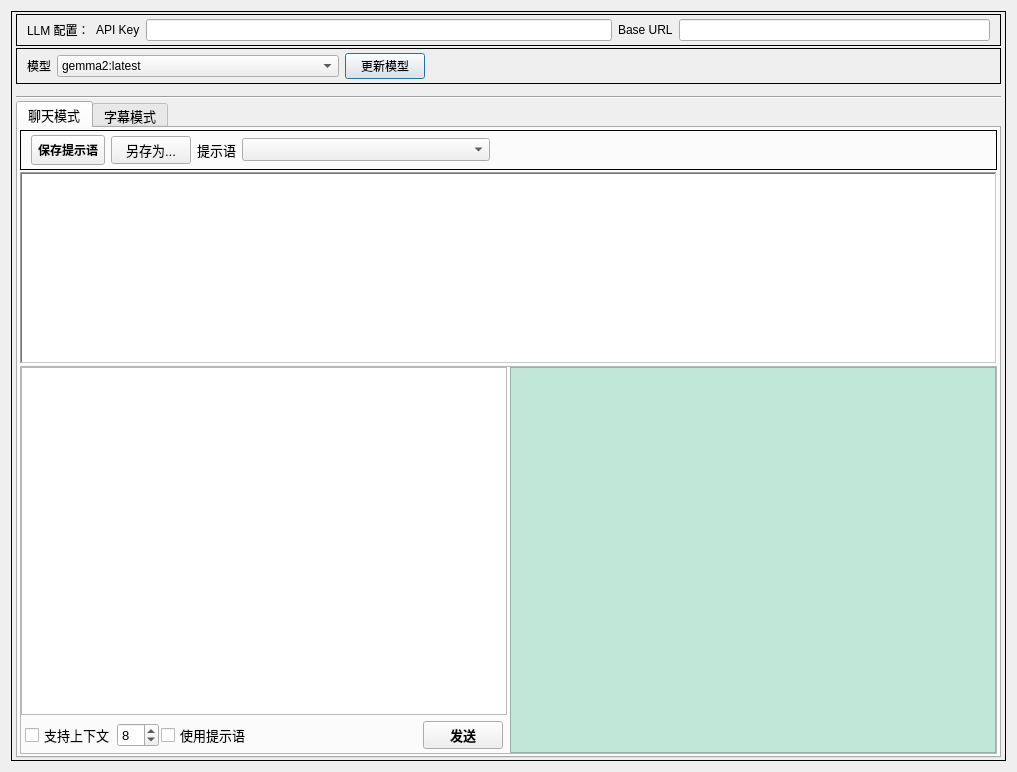
<?xml version="1.0" encoding="UTF-8"?>
<ui version="4.0">
 <class>dlgLlmChecker</class>
 <widget class="QDialog" name="dlgLlmChecker">
  <property name="geometry">
   <rect>
    <x>0</x>
    <y>0</y>
    <width>1017</width>
    <height>772</height>
   </rect>
  </property>
  <property name="windowTitle">
   <string>LLM 检测器</string>
  </property>
  <property name="layoutDirection">
   <enum>Qt::LeftToRight</enum>
  </property>
  <layout class="QVBoxLayout" name="verticalLayout_2">
   <item>
    <widget class="QFrame" name="freSetting">
     <property name="frameShape">
      <enum>QFrame::Panel</enum>
     </property>
     <layout class="QVBoxLayout" name="vlytSetting" stretch="0,0,0,0,2">
      <property name="spacing">
       <number>2</number>
      </property>
      <property name="sizeConstraint">
       <enum>QLayout::SetMinAndMaxSize</enum>
      </property>
      <property name="leftMargin">
       <number>4</number>
      </property>
      <property name="topMargin">
       <number>2</number>
      </property>
      <property name="rightMargin">
       <number>4</number>
      </property>
      <property name="bottomMargin">
       <number>2</number>
      </property>
      <item>
       <widget class="QFrame" name="freLLM">
        <property name="frameShape">
         <enum>QFrame::Panel</enum>
        </property>
        <layout class="QHBoxLayout" name="hlytLLM" stretch="0,0,3,0,2">
         <property name="leftMargin">
          <number>10</number>
         </property>
         <property name="topMargin">
          <number>4</number>
         </property>
         <property name="rightMargin">
          <number>10</number>
         </property>
         <property name="bottomMargin">
          <number>4</number>
         </property>
         <item>
          <widget class="QLabel" name="lblLLM">
           <property name="text">
            <string>LLM 配置：</string>
           </property>
          </widget>
         </item>
         <item>
          <widget class="QLabel" name="lblApiKey">
           <property name="text">
            <string>API Key</string>
           </property>
          </widget>
         </item>
         <item>
          <widget class="QLineEdit" name="edtAPiKey"/>
         </item>
         <item>
          <widget class="QLabel" name="lblBaseUrl">
           <property name="text">
            <string>Base URL</string>
           </property>
          </widget>
         </item>
         <item>
          <widget class="QLineEdit" name="edtBaseUrl"/>
         </item>
        </layout>
       </widget>
      </item>
      <item>
       <widget class="QFrame" name="freTranslate">
        <property name="frameShape">
         <enum>QFrame::Panel</enum>
        </property>
        <layout class="QHBoxLayout" name="hlytTranslate" stretch="0,1,0,2">
         <property name="leftMargin">
          <number>10</number>
         </property>
         <property name="topMargin">
          <number>4</number>
         </property>
         <property name="rightMargin">
          <number>10</number>
         </property>
         <property name="bottomMargin">
          <number>4</number>
         </property>
         <item>
          <widget class="QLabel" name="lblLlmModel">
           <property name="text">
            <string>模型</string>
           </property>
          </widget>
         </item>
         <item>
          <widget class="QComboBox" name="cbbLlmModel">
           <property name="sizePolicy">
            <sizepolicy hsizetype="Preferred" vsizetype="Fixed">
             <horstretch>10</horstretch>
             <verstretch>10</verstretch>
            </sizepolicy>
           </property>
           <item>
            <property name="text">
             <string>gemma2:latest</string>
            </property>
           </item>
          </widget>
         </item>
         <item>
          <widget class="QPushButton" name="btnLlmRefresh">
           <property name="text">
            <string>更新模型</string>
           </property>
           <property name="icon">
            <iconset>
             <normaloff>../../resources/images/icons/更新.png</normaloff>../../resources/images/icons/更新.png</iconset>
           </property>
          </widget>
         </item>
         <item>
          <spacer name="horizontalSpacer_3">
           <property name="orientation">
            <enum>Qt::Horizontal</enum>
           </property>
           <property name="sizeHint" stdset="0">
            <size>
             <width>40</width>
             <height>20</height>
            </size>
           </property>
          </spacer>
         </item>
        </layout>
       </widget>
      </item>
      <item>
       <spacer name="verticalSpacer">
        <property name="orientation">
         <enum>Qt::Vertical</enum>
        </property>
        <property name="sizeHint" stdset="0">
         <size>
          <width>20</width>
          <height>10</height>
         </size>
        </property>
       </spacer>
      </item>
      <item>
       <widget class="Line" name="line">
        <property name="orientation">
         <enum>Qt::Horizontal</enum>
        </property>
       </widget>
      </item>
      <item>
       <widget class="QTabWidget" name="tabwtLLM">
        <property name="sizePolicy">
         <sizepolicy hsizetype="Preferred" vsizetype="Preferred">
          <horstretch>0</horstretch>
          <verstretch>0</verstretch>
         </sizepolicy>
        </property>
        <property name="font">
         <font>
          <pointsize>10</pointsize>
          <bold>false</bold>
         </font>
        </property>
        <property name="currentIndex">
         <number>0</number>
        </property>
        <widget class="QWidget" name="tabChat">
         <attribute name="title">
          <string>聊天模式</string>
         </attribute>
         <layout class="QVBoxLayout" name="verticalLayout">
          <property name="spacing">
           <number>2</number>
          </property>
          <property name="leftMargin">
           <number>2</number>
          </property>
          <property name="topMargin">
           <number>2</number>
          </property>
          <property name="rightMargin">
           <number>2</number>
          </property>
          <property name="bottomMargin">
           <number>2</number>
          </property>
          <item>
           <widget class="QFrame" name="horizontalFrame">
            <property name="frameShape">
             <enum>QFrame::Box</enum>
            </property>
            <layout class="QHBoxLayout" name="horizontalLayout_4" stretch="0,0,0,1,2">
             <property name="leftMargin">
              <number>10</number>
             </property>
             <property name="topMargin">
              <number>4</number>
             </property>
             <property name="bottomMargin">
              <number>4</number>
             </property>
             <item>
              <widget class="QToolButton" name="btnSavePrompt">
               <property name="sizePolicy">
                <sizepolicy hsizetype="Fixed" vsizetype="Fixed">
                 <horstretch>0</horstretch>
                 <verstretch>0</verstretch>
                </sizepolicy>
               </property>
               <property name="minimumSize">
                <size>
                 <width>0</width>
                 <height>30</height>
                </size>
               </property>
               <property name="font">
                <font>
                 <family>宋体</family>
                 <pointsize>9</pointsize>
                 <bold>true</bold>
                </font>
               </property>
               <property name="toolTipDuration">
                <number>-1</number>
               </property>
               <property name="layoutDirection">
                <enum>Qt::LeftToRight</enum>
               </property>
               <property name="text">
                <string>保存提示语</string>
               </property>
               <property name="icon">
                <iconset>
                 <normaloff>../../resources/images/icons/保存.png</normaloff>../../resources/images/icons/保存.png</iconset>
               </property>
               <property name="autoRepeatInterval">
                <number>100</number>
               </property>
               <property name="popupMode">
                <enum>QToolButton::DelayedPopup</enum>
               </property>
               <property name="toolButtonStyle">
                <enum>Qt::ToolButtonTextBesideIcon</enum>
               </property>
               <property name="autoRaise">
                <bool>false</bool>
               </property>
               <property name="arrowType">
                <enum>Qt::NoArrow</enum>
               </property>
              </widget>
             </item>
             <item>
              <widget class="QPushButton" name="btnSaveAs">
               <property name="text">
                <string>另存为...</string>
               </property>
              </widget>
             </item>
             <item>
              <widget class="QLabel" name="lblPrompt">
               <property name="text">
                <string>提示语</string>
               </property>
              </widget>
             </item>
             <item>
              <widget class="QComboBox" name="cbbPrompt"/>
             </item>
             <item>
              <spacer name="horizontalSpacer_4">
               <property name="orientation">
                <enum>Qt::Horizontal</enum>
               </property>
               <property name="sizeHint" stdset="0">
                <size>
                 <width>40</width>
                 <height>20</height>
                </size>
               </property>
              </spacer>
             </item>
            </layout>
           </widget>
          </item>
          <item>
           <widget class="QTextEdit" name="txtPrompt">
            <property name="sizePolicy">
             <sizepolicy hsizetype="Preferred" vsizetype="Preferred">
              <horstretch>0</horstretch>
              <verstretch>0</verstretch>
             </sizepolicy>
            </property>
            <property name="autoFillBackground">
             <bool>false</bool>
            </property>
            <property name="styleSheet">
             <string notr="true"/>
            </property>
            <property name="frameShape">
             <enum>QFrame::WinPanel</enum>
            </property>
            <property name="html">
             <string>&lt;!DOCTYPE HTML PUBLIC &quot;-//W3C//DTD HTML 4.0//EN&quot; &quot;http://www.w3.org/TR/REC-html40/strict.dtd&quot;&gt;
&lt;html&gt;&lt;head&gt;&lt;meta name=&quot;qrichtext&quot; content=&quot;1&quot; /&gt;&lt;meta charset=&quot;utf-8&quot; /&gt;&lt;style type=&quot;text/css&quot;&gt;
p, li { white-space: pre-wrap; }
hr { height: 1px; border-width: 0; }
li.unchecked::marker { content: &quot;\2610&quot;; }
li.checked::marker { content: &quot;\2612&quot;; }
&lt;/style&gt;&lt;/head&gt;&lt;body style=&quot; font-family:'Microsoft YaHei UI'; font-size:10pt; font-weight:400; font-style:normal;&quot;&gt;
&lt;p style=&quot;-qt-paragraph-type:empty; margin-top:0px; margin-bottom:0px; margin-left:0px; margin-right:0px; -qt-block-indent:0; text-indent:0px; font-family:'SimSun'; font-size:9pt;&quot;&gt;&lt;br /&gt;&lt;/p&gt;&lt;/body&gt;&lt;/html&gt;</string>
            </property>
           </widget>
          </item>
          <item>
           <widget class="QFrame" name="fraChat">
            <property name="frameShape">
             <enum>QFrame::StyledPanel</enum>
            </property>
            <property name="frameShadow">
             <enum>QFrame::Raised</enum>
            </property>
            <layout class="QHBoxLayout" name="horizontalLayout_2">
             <property name="spacing">
              <number>3</number>
             </property>
             <property name="leftMargin">
              <number>0</number>
             </property>
             <property name="topMargin">
              <number>0</number>
             </property>
             <property name="rightMargin">
              <number>0</number>
             </property>
             <property name="bottomMargin">
              <number>0</number>
             </property>
             <item>
              <layout class="QVBoxLayout" name="vlytChat" stretch="0,0">
               <property name="spacing">
                <number>2</number>
               </property>
               <item>
                <widget class="QTextEdit" name="edtChatMsg">
                 <property name="styleSheet">
                  <string notr="true"/>
                 </property>
                </widget>
               </item>
               <item>
                <layout class="QHBoxLayout" name="horizontalLayout_3">
                 <property name="leftMargin">
                  <number>4</number>
                 </property>
                 <property name="topMargin">
                  <number>4</number>
                 </property>
                 <property name="rightMargin">
                  <number>4</number>
                 </property>
                 <property name="bottomMargin">
                  <number>4</number>
                 </property>
                 <item>
                  <widget class="QCheckBox" name="ckbHistory">
                   <property name="text">
                    <string>支持上下文</string>
                   </property>
                  </widget>
                 </item>
                 <item>
                  <widget class="QSpinBox" name="spbHistoryNum">
                   <property name="minimum">
                    <number>2</number>
                   </property>
                   <property name="maximum">
                    <number>20</number>
                   </property>
                   <property name="singleStep">
                    <number>2</number>
                   </property>
                   <property name="value">
                    <number>8</number>
                   </property>
                  </widget>
                 </item>
                 <item>
                  <widget class="QCheckBox" name="ckbUsePrompt">
                   <property name="text">
                    <string>使用提示语</string>
                   </property>
                  </widget>
                 </item>
                 <item>
                  <spacer name="horizontalSpacer">
                   <property name="orientation">
                    <enum>Qt::Horizontal</enum>
                   </property>
                   <property name="sizeHint" stdset="0">
                    <size>
                     <width>40</width>
                     <height>20</height>
                    </size>
                   </property>
                  </spacer>
                 </item>
                 <item>
                  <widget class="QPushButton" name="btnSendMsg">
                   <property name="font">
                    <font>
                     <pointsize>10</pointsize>
                     <bold>true</bold>
                    </font>
                   </property>
                   <property name="text">
                    <string>发送</string>
                   </property>
                  </widget>
                 </item>
                </layout>
               </item>
              </layout>
             </item>
             <item>
              <widget class="QTextEdit" name="txtShowMsg">
               <property name="styleSheet">
                <string notr="true">background: rgb(193, 231, 217)</string>
               </property>
              </widget>
             </item>
            </layout>
           </widget>
          </item>
         </layout>
        </widget>
        <widget class="QWidget" name="tabSubtitle">
         <attribute name="title">
          <string>字幕模式</string>
         </attribute>
         <layout class="QVBoxLayout" name="verticalLayout1">
          <property name="leftMargin">
           <number>2</number>
          </property>
          <property name="topMargin">
           <number>2</number>
          </property>
          <property name="rightMargin">
           <number>2</number>
          </property>
          <property name="bottomMargin">
           <number>2</number>
          </property>
          <item>
           <widget class="QFrame" name="freTools">
            <property name="frameShape">
             <enum>QFrame::StyledPanel</enum>
            </property>
            <property name="midLineWidth">
             <number>1</number>
            </property>
            <layout class="QHBoxLayout" name="hlytTool">
             <property name="sizeConstraint">
              <enum>QLayout::SetDefaultConstraint</enum>
             </property>
             <property name="leftMargin">
              <number>4</number>
             </property>
             <property name="topMargin">
              <number>6</number>
             </property>
             <property name="rightMargin">
              <number>4</number>
             </property>
             <property name="bottomMargin">
              <number>6</number>
             </property>
             <item>
              <widget class="QToolButton" name="btnOpenDemo">
               <property name="sizePolicy">
                <sizepolicy hsizetype="Fixed" vsizetype="Fixed">
                 <horstretch>0</horstretch>
                 <verstretch>0</verstretch>
                </sizepolicy>
               </property>
               <property name="minimumSize">
                <size>
                 <width>0</width>
                 <height>30</height>
                </size>
               </property>
               <property name="font">
                <font>
                 <family>宋体</family>
                 <pointsize>9</pointsize>
                 <bold>true</bold>
                </font>
               </property>
               <property name="toolTipDuration">
                <number>-1</number>
               </property>
               <property name="layoutDirection">
                <enum>Qt::LeftToRight</enum>
               </property>
               <property name="styleSheet">
                <string notr="true">color: red</string>
               </property>
               <property name="text">
                <string>打开字幕样本</string>
               </property>
               <property name="icon">
                <iconset>
                 <normaloff>../../resources/images/icons/打开.png</normaloff>../../resources/images/icons/打开.png</iconset>
               </property>
               <property name="autoRepeatInterval">
                <number>100</number>
               </property>
               <property name="popupMode">
                <enum>QToolButton::DelayedPopup</enum>
               </property>
               <property name="toolButtonStyle">
                <enum>Qt::ToolButtonTextBesideIcon</enum>
               </property>
               <property name="autoRaise">
                <bool>false</bool>
               </property>
               <property name="arrowType">
                <enum>Qt::NoArrow</enum>
               </property>
              </widget>
             </item>
             <item>
              <widget class="QToolButton" name="btnRun">
               <property name="sizePolicy">
                <sizepolicy hsizetype="Fixed" vsizetype="Fixed">
                 <horstretch>0</horstretch>
                 <verstretch>0</verstretch>
                </sizepolicy>
               </property>
               <property name="minimumSize">
                <size>
                 <width>0</width>
                 <height>30</height>
                </size>
               </property>
               <property name="font">
                <font>
                 <family>宋体</family>
                 <pointsize>9</pointsize>
                 <bold>true</bold>
                </font>
               </property>
               <property name="toolTipDuration">
                <number>-1</number>
               </property>
               <property name="layoutDirection">
                <enum>Qt::LeftToRight</enum>
               </property>
               <property name="styleSheet">
                <string notr="true">color: rgb(255, 170, 0)</string>
               </property>
               <property name="text">
                <string> 执行</string>
               </property>
               <property name="icon">
                <iconset>
                 <normaloff>../../resources/images/icons/启动.png</normaloff>../../resources/images/icons/启动.png</iconset>
               </property>
               <property name="autoRepeatInterval">
                <number>100</number>
               </property>
               <property name="popupMode">
                <enum>QToolButton::DelayedPopup</enum>
               </property>
               <property name="toolButtonStyle">
                <enum>Qt::ToolButtonTextBesideIcon</enum>
               </property>
               <property name="autoRaise">
                <bool>false</bool>
               </property>
               <property name="arrowType">
                <enum>Qt::NoArrow</enum>
               </property>
              </widget>
             </item>
             <item>
              <layout class="QHBoxLayout" name="horizontalLayout" stretch="0,1,1">
               <property name="leftMargin">
                <number>5</number>
               </property>
               <item>
                <widget class="QLabel" name="lblLanguage">
                 <property name="text">
                  <string>目标语言</string>
                 </property>
                </widget>
               </item>
               <item>
                <widget class="QComboBox" name="cbbTargetLanguage"/>
               </item>
               <item>
                <spacer name="horizontalSpacer_2">
                 <property name="orientation">
                  <enum>Qt::Horizontal</enum>
                 </property>
                 <property name="sizeHint" stdset="0">
                  <size>
                   <width>40</width>
                   <height>20</height>
                  </size>
                 </property>
                </spacer>
               </item>
              </layout>
             </item>
            </layout>
           </widget>
          </item>
          <item>
           <widget class="QTableView" name="tbvDemo">
            <property name="sizePolicy">
             <sizepolicy hsizetype="Expanding" vsizetype="Expanding">
              <horstretch>0</horstretch>
              <verstretch>0</verstretch>
             </sizepolicy>
            </property>
            <property name="baseSize">
             <size>
              <width>0</width>
              <height>0</height>
             </size>
            </property>
            <property name="styleSheet">
             <string notr="true"/>
            </property>
            <property name="frameShape">
             <enum>QFrame::Panel</enum>
            </property>
           </widget>
          </item>
         </layout>
        </widget>
       </widget>
      </item>
     </layout>
    </widget>
   </item>
  </layout>
 </widget>
 <resources/>
 <connections/>
</ui>
